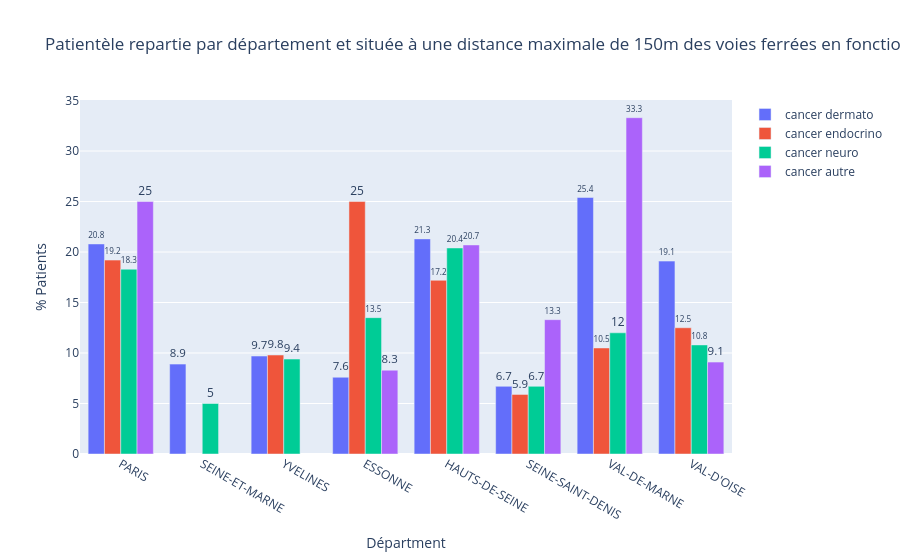

Notebook code for this chart:
### Code cell
# Création d'une figure avec des sous-trames
fig =  go.Figure()

# Ajout des bar plots pour chaque périmètre
fig.add_trace(go.Bar(x=gdf_idf_dermato_150m['NOM_DEPT'], y=gdf_idf_dermato_150m['pourcentage'], name='cancer dermato',
                     text=gdf_idf_dermato_150m['pourcentage'].round(1),
                     textposition='outside'))
fig.add_trace(go.Bar(x=gdf_idf_endocrino_150m['NOM_DEPT'], y=gdf_idf_endocrino_150m['pourcentage'], name='cancer endocrino',
                     text=gdf_idf_endocrino_150m['pourcentage'].round(1),
                     textposition='outside'))
fig.add_trace(go.Bar(x=gdf_idf_neuro_150m['NOM_DEPT'], y=gdf_idf_neuro_150m['pourcentage'], name='cancer neuro',
                     text=gdf_idf_neuro_150m['pourcentage'].round(1),
                     textposition='outside'))
fig.add_trace(go.Bar(x=gdf_idf_autre_150m['NOM_DEPT'], y=gdf_idf_autre_150m['pourcentage'], name='cancer autre',
                     text=gdf_idf_autre_150m['pourcentage'].round(1),
                     textposition='outside'))


fig.update_layout(barmode='group', 
                  xaxis=dict(title='Départment'),
                  yaxis=dict(title='% Patients'),
                  title='Patientèle repartie par département et située à une distance maximale de 150m des voies ferrées en fonction de leur groupe pathologique')

fig.show()

### Figure 1 — Plotly figure (JSON) as saved in the notebook; plotly's stock layout.template omitted (floating-point values rounded to 4 significant figures)
{"data": [{"name": "cancer dermato", "text": [20.8, 8.9, 9.7, 7.6, 21.3, 6.7, 25.4, 19.1], "textposition": "outside", "type": "bar", "x": ["PARIS", "SEINE-ET-MARNE", "YVELINES", "ESSONNE", "HAUTS-DE-SEINE", "SEINE-SAINT-DENIS", "VAL-DE-MARNE", "VAL-D'OISE"], "y": [20.8, 8.9, 9.7, 7.6, 21.3, 6.7, 25.4, 19.1]}, {"name": "cancer endocrino", "text": [19.2, 9.8, 25, 17.2, 5.9, 10.5, 12.5], "textposition": "outside", "type": "bar", "x": ["PARIS", "YVELINES", "ESSONNE", "HAUTS-DE-SEINE", "SEINE-SAINT-DENIS", "VAL-DE-MARNE", "VAL-D'OISE"], "y": [19.2, 9.8, 25, 17.2, 5.9, 10.5, 12.5]}, {"name": "cancer neuro", "text": [18.3, 5, 9.4, 13.5, 20.4, 6.7, 12, 10.8], "textposition": "outside", "type": "bar", "x": ["PARIS", "SEINE-ET-MARNE", "YVELINES", "ESSONNE", "HAUTS-DE-SEINE", "SEINE-SAINT-DENIS", "VAL-DE-MARNE", "VAL-D'OISE"], "y": [18.3, 5, 9.4, 13.5, 20.4, 6.7, 12, 10.8]}, {"name": "cancer autre", "text": [25, 8.3, 20.7, 13.3, 33.3, 9.1], "textposition": "outside", "type": "bar", "x": ["PARIS", "ESSONNE", "HAUTS-DE-SEINE", "SEINE-SAINT-DENIS", "VAL-DE-MARNE", "VAL-D'OISE"], "y": [25, 8.3, 20.7, 13.3, 33.3, 9.1]}], "layout": {"barmode": "group", "title": {"text": "Patientèle repartie par département et située à une distance maximale de 150m des voies ferrées en fonction de leur groupe pathologique"}, "xaxis": {"title": {"text": "Départment"}}, "yaxis": {"title": {"text": "% Patients"}}}}
